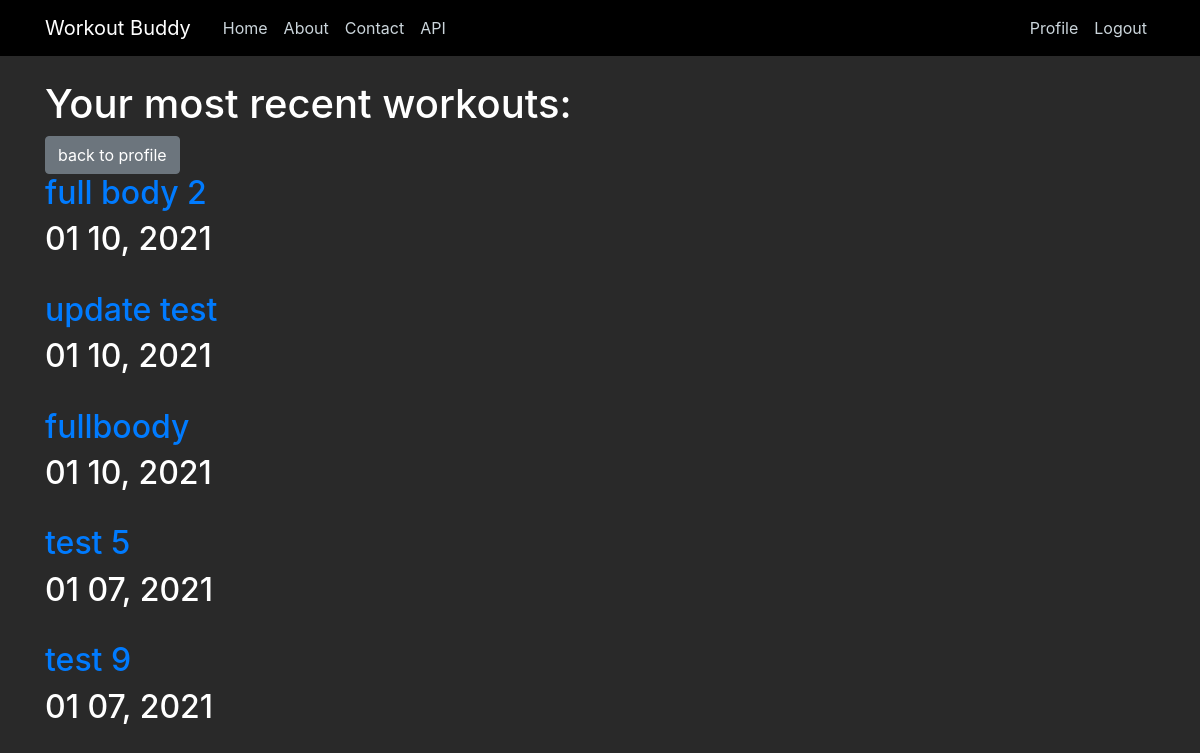
The app's page /workouts/ (signed in), older data.
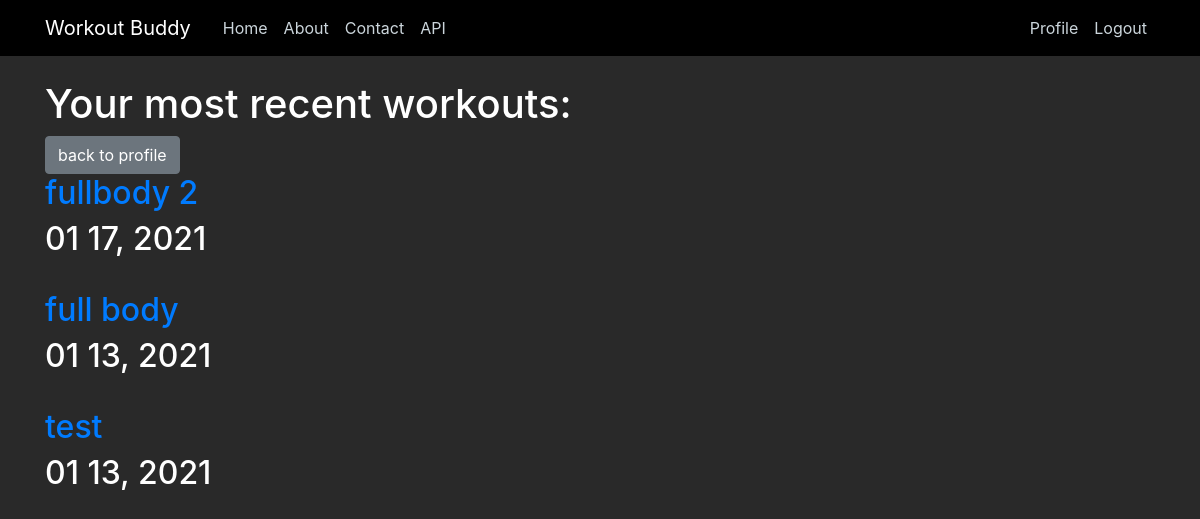
The same page, newer data.
### workouts/models.py (models this page shows, shortened)
class Workouts(models.Model):
    username = models.ForeignKey(User, on_delete=models.CASCADE) #delete workouts if user is deleted.
    date = models.DateField()
    WName = models.CharField(max_length=50)

### workouts/views.py (the view)
# urls.py: path('workouts/', WorkoutsListView.as_view(), name='workouts'),
class WorkoutsListView(ListView):
    template_name = 'workouts/workouts.html'
    context_object_name = 'workouts'
    def get_queryset(self):
        queryset = Workouts.objects.filter(username=self.request.user)
        return queryset.order_by('-date') #order by newest date to oldest.

### workouts/templates/workouts/workouts.html
{% extends "main/base.html" %}
{% block content %}
    {% if user.is_authenticated %}
    <h1>Your most recent workouts: </h1>
    <a class="btn btn-secondary" href="{% url 'profile' %}">back to profile</a>
    <br />
        {% for workout in workouts %}
            <h2><a href="{% url 'workouts-detail' workout.id %}">{{ workout.WName }}</a></h2>
            <h2>{{ workout.date|date:"m d, Y" }}</h2>
            <br />
        {% endfor %}
    {% else %}
        <h2>Login to view or edit your workouts</h2>
        <a href="{% url 'login' %}">Login</a>
        <br />
        <h2>Or register if you don't have an account to log into</h2>
        <a href="{% url 'register' %}">Register now!</a>
    {% endif %}
{% endblock content %}

### main/templates/main/base.html (shortened to what this page needs)
{% load static %}
<!DOCTYPE html>
<html>
<head>
    <link rel="stylesheet" href="https://maxcdn.bootstrapcdn.com/bootstrap/4.0.0/css/bootstrap.min.css">
    <link rel="stylesheet" type="text/css" href="{% static 'main/main.css' %}">
</head>
<body>
    <header class="site-header">
      <nav class="navbar navbar-expand-md navbar-dark fixed-top" style="background-color: black">
        <div class="container">
          <a class="navbar-brand mr-4" href="{% url 'home' %}">Workout Buddy</a>
          <div class="collapse navbar-collapse" id="navbarToggle">
            <div class="navbar-nav mr-auto">
              <a class="nav-item nav-link" href="{% url 'home' %}">Home</a>
              <a class="nav-item nav-link" href="{% url 'about' %}">About</a>
              <a class="nav-item nav-link" href="{% url 'contact' %}">Contact</a>
              {% if user.is_authenticated %}
                <a class="nav-item nav-link" href="/api">API</a>
              {% endif %}
            </div>
            <div class="navbar-nav">
              {% if user.is_authenticated %}
                <a class="nav-item nav-link" href="{% url 'profile' %}">Profile</a>
                <a class="nav-item nav-link" href="{% url 'logout' %}">Logout</a>
              {% else %}
                <a class="nav-item nav-link" href="{% url 'login' %}">Login</a>
                <a class="nav-item nav-link" href="{% url 'register' %}">Register</a>
              {% endif %}
            </div>
          </div>
        </div>
      </nav>
    </header>
    <div class="container">
        {% block content %}
        {% endblock %}
    </div>
</body>
</html>

### main/static/main/main.css (style rules this page uses)
body { background: #292929; color: #333333; margin-top: 5rem; }
h1, h2, h3, h4, h5, h6 { color: #ffffff; }
.site-header .navbar-nav .nav-link { color: #cbd5db; }

Row changes from the older to the newer data that the page shows:
removed Workouts: WName "full body 2", date "01 10, 2021"
removed Workouts: WName "update test", date "01 10, 2021"
removed Workouts: WName "fullboody", date "01 10, 2021"
removed Workouts: WName "test 5", date "01 07, 2021"
removed Workouts: WName "test 9", date "01 07, 2021"
added Workouts: WName "fullbody 2", date "01 17, 2021"
added Workouts: WName "full body", date "01 13, 2021"
added Workouts: WName "test", date "01 13, 2021"
